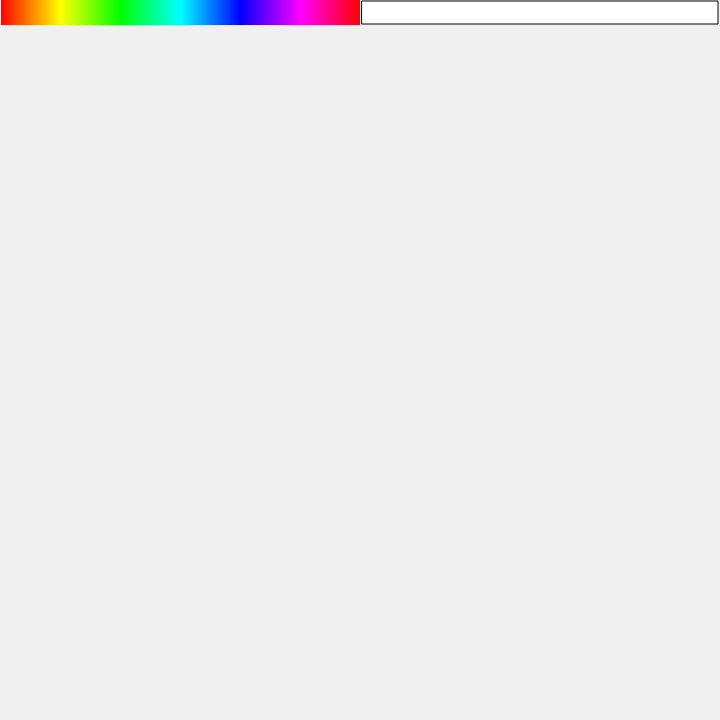
Frame 1 (no input)
Frame 60 (no input): identical to frame 1, image omitted
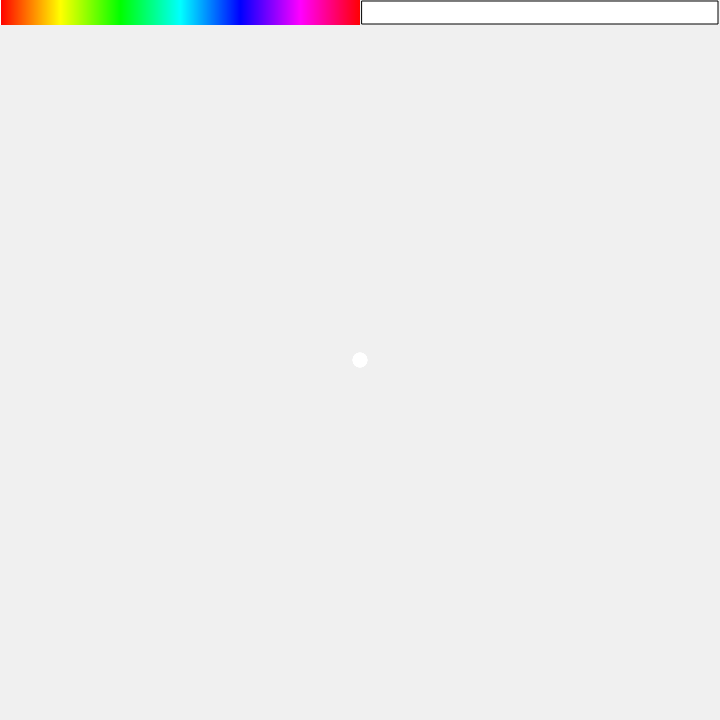
Frame 120 (the mouse pressed at the canvas centre since frame 60)

The p5.js sketch that drew these frames (run headless with seeded random() and noise() and a simulated clock; from frame 60 on, the mouse is pressed at the canvas centre):

// p5.js sketch
// ── sketch.js
c = 0;                                        //color variable
cm = 361;                                 //color palette variable
cs = 0;                                      //color saturation variable
g = 0;                                        //spots wheight variable

function setup() {
  createCanvas(720,720);        //Create a canvas of 720 x 720 pixels
  background(240);                  //Set the color 
  rect(362,1,356,23);                //The white color button
  noStroke();
  colorMode(HSB);                   //set the color mode to HSB
    for(h=0;h<360;h++){
        c = c+1;
        rect(h*1,0,1,25);
        fill(c,100,100);
  }                                             //I creat a color palette
}

function draw() {
  if(mouseY<30){                      //If the mouse is in the color palette or the white color button
    if (mouseIsPressed){            //if the mouse is pressed in the color palette or the white color button...
      cm = mouseX;
      if (cm < 360){                     //will catch the color you pressed in the color palette to draw
        cs = 100;                         //with the saturation at 100%
      } else {
        cs=0                                //Will catch the white color to draw
      }
  }
  }else{                                    //if the mouse is not in the collor palette or the white color button...
    if (mouseIsPressed){          //if the mouse is pressed outside the color palette or the white color button...
      stroke(cm,cs,100);            //set the color stroke you pressed previously
      if (cm < 360){                    
      g = random(5,20);             //if you pressed a color the spots will have between 5 and 20 pixels of diameter
      }else{
      g = random(5,15);             //If you pressed the white color the spots will have between 5 and 15 pixels of diameter
      }
      strokeWeight(g);               //set the spots diameter
      line(mouseX,mouseY,mouseX,mouseY)     //draw the spots in the mouse X and Y
    }
  }  
}
